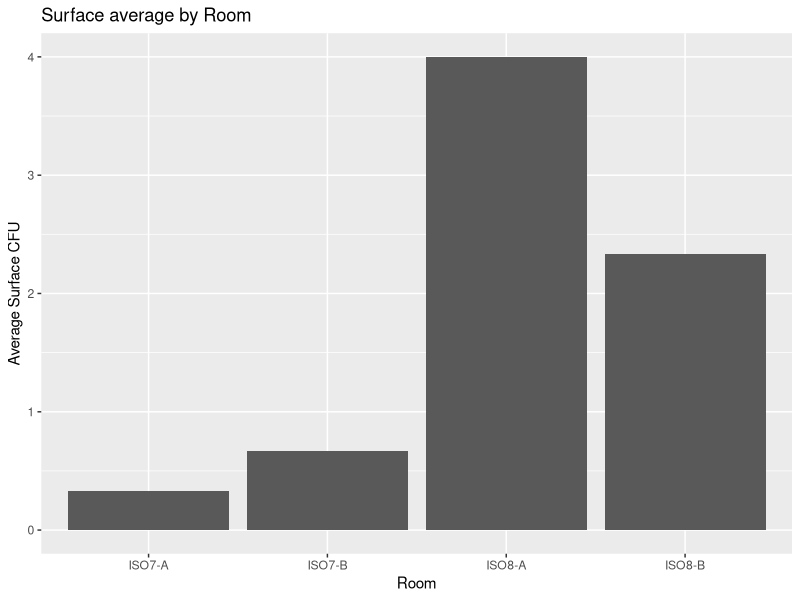
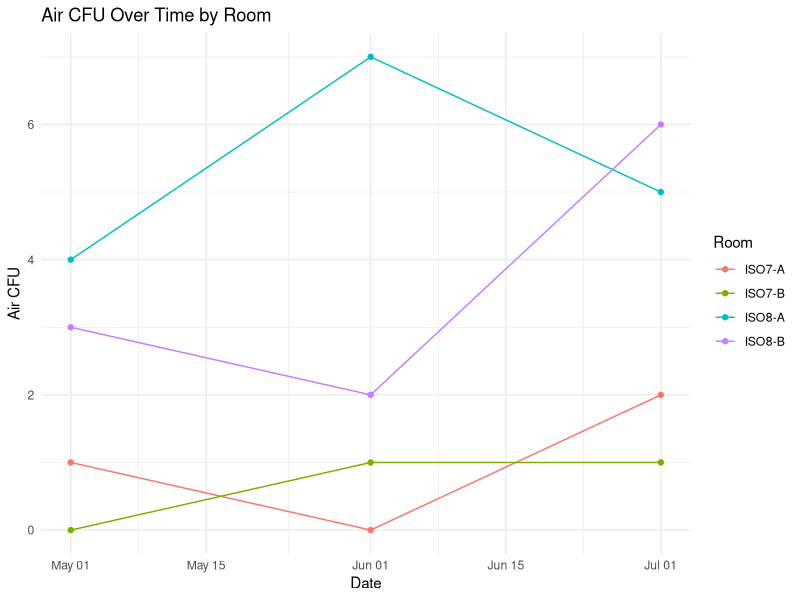
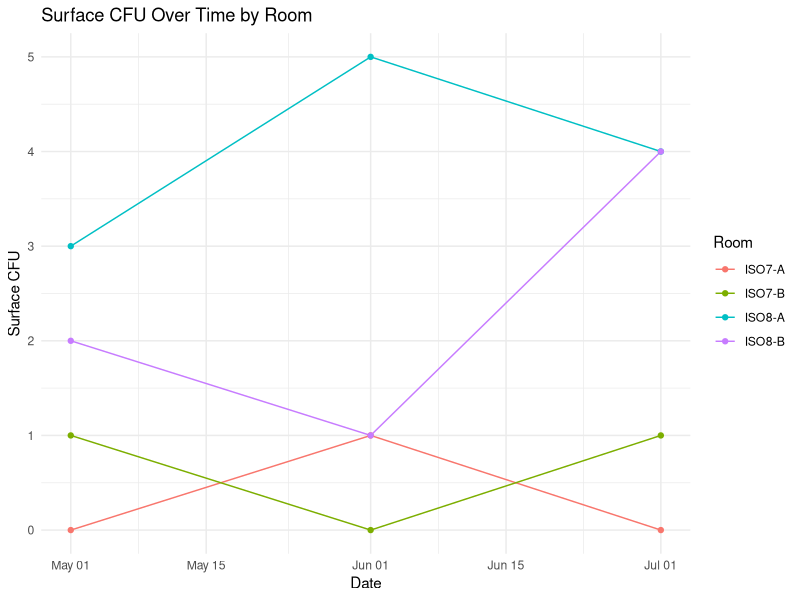
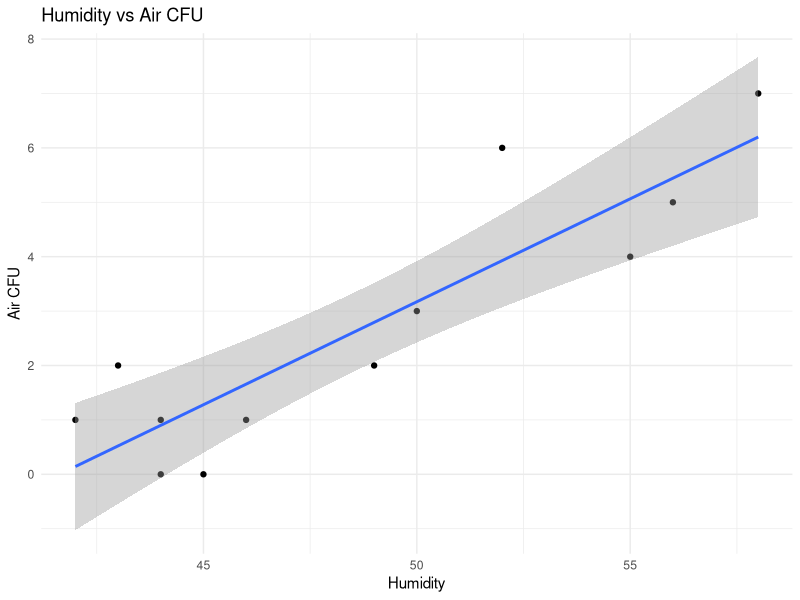

These figures' R source, in order:
# Environmental Monitoring Data Analysis
# Portfolio Project 1

library(ggplot2)
# Create Dataset
em_project <- data.frame(
  Room = c("ISO7-A", "ISO7-A", "ISO7-A", 
           "ISO7-B", "ISO7-B", "ISO7-B", 
           "ISO8-A", "ISO8-A", "ISO8-A", 
           "ISO8-B", "ISO8-B", "ISO8-B"),
  Air_CFU = c(1, 0, 2,
            0, 1, 1,
            4, 7, 5,
            3, 2, 6),
  Surface_CFU = c(0, 1, 0,
                1, 0, 1,
                3, 5, 4,
                2, 1, 4),
  Temperature = c(20.1, 20.3, 20.2,
                20.5, 20.4, 20.6,
                21.2, 21.5, 21.3,
                21.0, 20.9, 21.1),
  Humidity = c(42, 44, 43,
             45, 46, 44,
             55, 58, 56,
             50, 49, 52),
  Date = c( "2026-05-01", "2026-06-01", "2026-07-01",
          "2026-05-01", "2026-06-01", "2026-07-01",
          "2026-05-01", "2026-06-01", "2026-07-01",
          "2026-05-01", "2026-06-01", "2026-07-01")
)

# Data Inspection

head(em_project)
str(em_project)

# Data Cleaning 
em_project$Date <- as.Date(em_project$Date)

str(em_project)

# Overall average Air CFU
mean(em_project$Air_CFU)

# Average Air CFU by Room
aggregate(Air_CFU ~ Room, 
          data = em_project, 
          FUN = mean
)

# Average Surface CFU by Room
Surface_avg <- aggregate(
  Surface_CFU ~ Room,
  data = em_project,
  FUN = mean
)

# Graph
ggplot(Surface_avg, aes(x = Room, y = Surface_CFU)) +
       geom_col() + 
       labs(
         title = "Surface average by Room",
         x = "Room",
         y = "Average Surface CFU"
       )

# Filtering Data
subset(em_project, Air_CFU > 3)
subset(em_project, Room == "ISO8-A")
subset(em_project, Surface_CFU >= 3)
subset(em_project, Room == "ISO8-A" & Air_CFU > 4)
subset(em_project, Room == "ISO7-A" | Room == "ISO8-A")
subset(em_project, Surface_CFU >= 4 & Humidity > 50)

# Trend Analysis

ggplot(em_project, aes(x = Date, y = Air_CFU, group = Room, color = Room)) +
      geom_line() +
      geom_point() +
      labs(
        title = "Air CFU Over Time by Room",
        x = "Date",
        y = "Air CFU"
      ) + theme_minimal()

ggplot(em_project, aes(x = Date, y = Surface_CFU, group = Room, color = Room)) +
      geom_line() + 
      geom_point() +
      labs(
        title = "Surface CFU Over Time by Room",
        x = "Date",
        y = "Surface CFU"
      )  + theme_minimal()

# Correlation Analysis 

ggplot(em_project, aes(x = Humidity, y = Air_CFU)) +
  geom_point() +
  geom_smooth(method = "lm") +
  labs(
    title = "Humidity vs Air CFU",
    x = "Humidity",
    y = "Air CFU"
  ) + theme_minimal()

cor(em_project$Humidity, em_project$Air_CFU)
cor(em_project$Temperature, em_project$Surface_CFU) 

# Max and Min Values

max(em_project$Air_CFU)
subset(em_project, Air_CFU == 7)
max(em_project$Surface_CFU)
subset(em_project, Surface_CFU == max(Surface_CFU))
subset(em_project, Air_CFU == min(Air_CFU))

# Sorting and Ranking Data

Air_sorted <- em_project[order(em_project$Air_CFU, decreasing = TRUE), ]
print(Air_sorted)

Surface_sorted <- em_project[order(em_project$Surface_CFU, decreasing = TRUE),]
print(Surface_sorted)

Humidity_sorted <- em_project[order(em_project$Humidity, decreasing = TRUE), ]
print(Humidity_sorted)

# Creating New Data Columns

em_project$Total_CFU <- em_project$Air_CFU + em_project$Surface_CFU
head(em_project)
str(em_project)
mean(em_project$Total_CFU)
aggregate(Total_CFU ~ Room, data = em_project, FUN = mean)
em_project$Temp_F <- (em_project$Temperature * 9/5) + 32
head(em_project)

em_project$Air_Level <- ifelse(em_project$Air_CFU > 3, "Higher", "Lower")
head(em_project)

# Frequency Counts with table()

table(em_project$Air_Level)
prop.table(table(em_project$Air_Level)) * 100

em_project$Surface_Level <- ifelse(em_project$Surface_CFU >= 4, "Higher", "Lower")
head(em_project)
table(em_project$Surface_Level)
prop.table(table(em_project$Surface_Level)) * 100

# Missing Data

# Missing values in one column
sum(is.na(em_project$Temperature))

# Missing values in entire dataset
sum(is.na(em_project))

# Missing values by column
colSums(is.na(em_project))

# Calculate while ignoring missing values
mean(em_project$Temperature, na.rm = TRUE)

# Comparing Groups

aggregate(Air_CFU ~ Room + Air_Level, data = em_project, FUN = mean)
aggregate(Surface_CFU ~ Room + Surface_Level, data = em_project, FUN = mean)
